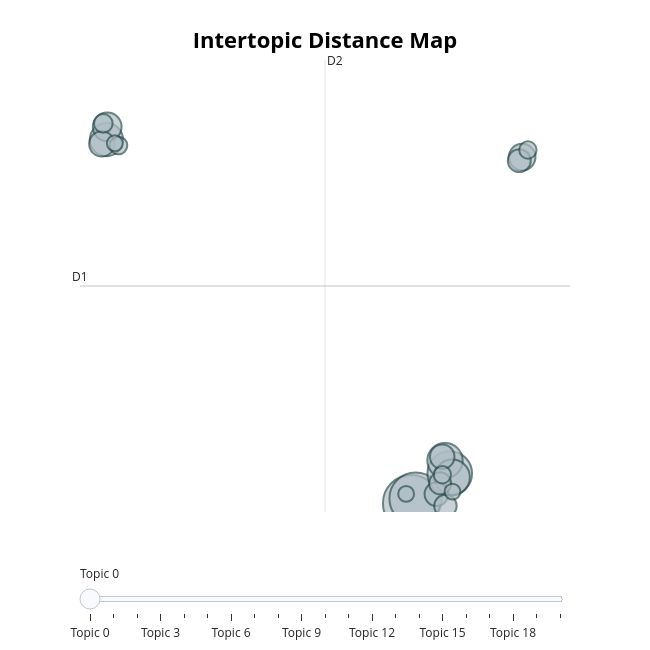

The code cell stored with this chart in its notebook:
### Markdown cell above
There are a bunch of cool visualizations and tools for understanding the topics. There are a bunch of them shown [on the BERTopic website](https://maartengr.github.io/BERTopic/getting_started/visualization/visualize_topics.html). Here are a few.

This first one visualizes the topics. We can see that they are fairly clustered.

### Code cell
topic_model.visualize_topics()

### Figure 1 — Plotly figure (JSON) as saved in the notebook; plotly's stock layout.template omitted (floating-point values rounded to 4 significant figures)
{"data": [{"customdata": [[0, "vaccines | mandates | mandate | vaccine | vaccinated", 330], [1, "texas | abortions | abortion | state | justices", 282], [2, "pence | memo | trump | told | mcconnell", 205], [3, "recall | ballots | newsom | voters | ballot", 129], [4, "capitol | rally | protesters | protest | dc", 129], [5, "biden | poll | approval | trump | joe", 114], [6, "haitians | haitian | migrants | deportation | immigrants", 85], [7, "dems | plan | democrats | plans | taxes", 73], [8, "manchin | biden | bill | senator | joe", 66], [9, "biden | arizona | gop | won | 2020", 62], [10, "milley | treason | call | strike | defends", 58], [11, "mcconnell | debt | mitch | senate | bill", 54], [12, "extremists | attacks | terrorists | terrorism | violent", 52], [13, "gala | aoc | rich | dress | met", 50], [14, "ambassadors | recalls | ambassador | envoys | diplomatic", 36], [15, "civilians | drone | militants | strikes | pentagon", 32], [16, "indicted | indictment | accused | counsel | alleged", 31], [17, "democrats | bill | compromise | senate | dems", 31], [18, "blinken | afghan | taliban | biden | afghanistan", 26], [19, "blocked | violating | masks | mandates | imposed", 26], [20, "sues | lawsuit | taxpayers | trump | niece", 26]], "hovertemplate": "<b>Topic %{customdata[0]}</b><br>%{customdata[1]}<br>Size: %{customdata[2]}", "legendgroup": "", "marker": {"color": "#B0BEC5", "line": {"color": "DarkSlateGrey", "width": 2}, "size": [330, 282, 205, 129, 129, 114, 85, 73, 66, 62, 58, 54, 52, 50, 36, 32, 31, 31, 26, 26, 26], "sizemode": "area", "sizeref": 0.2062, "symbol": "circle"}, "mode": "markers", "name": "", "orientation": "v", "showlegend": false, "type": "scatter", "x": [8.544, 8.772, 10.55, 10.3, 10.68, -7.336, -7.294, 14.33, -7.577, 10.16, 9.858, 14.17, 10.33, 10.05, -7.5, -6.709, 10.16, 14.62, -6.899, 8.279, 10.69], "xaxis": "x", "y": [1.817, 2.016, 3.071, 3.612, 2.91, 17.13, 17.66, 16.39, 16.95, 3.778, 2.202, 16.24, 1.704, 2.653, 17.81, 16.88, 3.018, 16.69, 16.97, 2.211, 2.305], "yaxis": "y"}], "layout": {"annotations": [{"showarrow": false, "text": "D1", "x": -8.713, "y": 10.96, "yshift": 10}, {"showarrow": false, "text": "D2", "x": 4.052, "xshift": 10, "y": 20.48}], "height": 650, "hoverlabel": {"bgcolor": "white", "font": {"family": "Rockwell", "size": 16}}, "legend": {"itemsizing": "constant", "tracegroupgap": 0}, "margin": {"t": 60}, "shapes": [{"line": {"color": "#CFD8DC", "width": 2}, "type": "line", "x0": 4.052, "x1": 4.052, "y0": 1.449, "y1": 20.48}, {"line": {"color": "#9E9E9E", "width": 2}, "type": "line", "x0": -8.713, "x1": 16.82, "y0": 10.96, "y1": 10.96}], "sliders": [{"active": 0, "pad": {"t": 50}, "steps": [{"args": [{"marker.color": [["red", "#B0BEC5", "#B0BEC5", "#B0BEC5", "#B0BEC5", "#B0BEC5", "#B0BEC5", "#B0BEC5", "#B0BEC5", "#B0BEC5", "#B0BEC5", "#B0BEC5", "#B0BEC5", "#B0BEC5", "#B0BEC5", "#B0BEC5", "#B0BEC5", "#B0BEC5", "#B0BEC5", "#B0BEC5", "#B0BEC5"]]}], "label": "Topic 0", "method": "update"}, {"args": [{"marker.color": [["#B0BEC5", "red", "#B0BEC5", "#B0BEC5", "#B0BEC5", "#B0BEC5", "#B0BEC5", "#B0BEC5", "#B0BEC5", "#B0BEC5", "#B0BEC5", "#B0BEC5", "#B0BEC5", "#B0BEC5", "#B0BEC5", "#B0BEC5", "#B0BEC5", "#B0BEC5", "#B0BEC5", "#B0BEC5", "#B0BEC5"]]}], "label": "Topic 1", "method": "update"}, {"args": [{"marker.color": [["#B0BEC5", "#B0BEC5", "red", "#B0BEC5", "#B0BEC5", "#B0BEC5", "#B0BEC5", "#B0BEC5", "#B0BEC5", "#B0BEC5", "#B0BEC5", "#B0BEC5", "#B0BEC5", "#B0BEC5", "#B0BEC5", "#B0BEC5", "#B0BEC5", "#B0BEC5", "#B0BEC5", "#B0BEC5", "#B0BEC5"]]}], "label": "Topic 2", "method": "update"}, {"args": [{"marker.color": [["#B0BEC5", "#B0BEC5", "#B0BEC5", "red", "#B0BEC5", "#B0BEC5", "#B0BEC5", "#B0BEC5", "#B0BEC5", "#B0BEC5", "#B0BEC5", "#B0BEC5", "#B0BEC5", "#B0BEC5", "#B0BEC5", "#B0BEC5", "#B0BEC5", "#B0BEC5", "#B0BEC5", "#B0BEC5", "#B0BEC5"]]}], "label": "Topic 3", "method": "update"}, {"args": [{"marker.color": [["#B0BEC5", "#B0BEC5", "#B0BEC5", "#B0BEC5", "red", "#B0BEC5", "#B0BEC5", "#B0BEC5", "#B0BEC5", "#B0BEC5", "#B0BEC5", "#B0BEC5", "#B0BEC5", "#B0BEC5", "#B0BEC5", "#B0BEC5", "#B0BEC5", "#B0BEC5", "#B0BEC5", "#B0BEC5", "#B0BEC5"]]}], "label": "Topic 4", "method": "update"}, {"args": [{"marker.color": [["#B0BEC5", "#B0BEC5", "#B0BEC5", "#B0BEC5", "#B0BEC5", "red", "#B0BEC5", "#B0BEC5", "#B0BEC5", "#B0BEC5", "#B0BEC5", "#B0BEC5", "#B0BEC5", "#B0BEC5", "#B0BEC5", "#B0BEC5", "#B0BEC5", "#B0BEC5", "#B0BEC5", "#B0BEC5", "#B0BEC5"]]}], "label": "Topic 5", "method": "update"}, {"args": [{"marker.color": [["#B0BEC5", "#B0BEC5", "#B0BEC5", "#B0BEC5", "#B0BEC5", "#B0BEC5", "red", "#B0BEC5", "#B0BEC5", "#B0BEC5", "#B0BEC5", "#B0BEC5", "#B0BEC5", "#B0BEC5", "#B0BEC5", "#B0BEC5", "#B0BEC5", "#B0BEC5", "#B0BEC5", "#B0BEC5", "#B0BEC5"]]}], "label": "Topic 6", "method": "update"}, {"args": [{"marker.color": [["#B0BEC5", "#B0BEC5", "#B0BEC5", "#B0BEC5", "#B0BEC5", "#B0BEC5", "#B0BEC5", "red", "#B0BEC5", "#B0BEC5", "#B0BEC5", "#B0BEC5", "#B0BEC5", "#B0BEC5", "#B0BEC5", "#B0BEC5", "#B0BEC5", "#B0BEC5", "#B0BEC5", "#B0BEC5", "#B0BEC5"]]}], "label": "Topic 7", "method": "update"}, {"args": [{"marker.color": [["#B0BEC5", "#B0BEC5", "#B0BEC5", "#B0BEC5", "#B0BEC5", "#B0BEC5", "#B0BEC5", "#B0BEC5", "red", "#B0BEC5", "#B0BEC5", "#B0BEC5", "#B0BEC5", "#B0BEC5", "#B0BEC5", "#B0BEC5", "#B0BEC5", "#B0BEC5", "#B0BEC5", "#B0BEC5", "#B0BEC5"]]}], "label": "Topic 8", "method": "update"}, {"args": [{"marker.color": [["#B0BEC5", "#B0BEC5", "#B0BEC5", "#B0BEC5", "#B0BEC5", "#B0BEC5", "#B0BEC5", "#B0BEC5", "#B0BEC5", "red", "#B0BEC5", "#B0BEC5", "#B0BEC5", "#B0BEC5", "#B0BEC5", "#B0BEC5", "#B0BEC5", "#B0BEC5", "#B0BEC5", "#B0BEC5", "#B0BEC5"]]}], "label": "Topic 9", "method": "update"}, {"args": [{"marker.color": [["#B0BEC5", "#B0BEC5", "#B0BEC5", "#B0BEC5", "#B0BEC5", "#B0BEC5", "#B0BEC5", "#B0BEC5", "#B0BEC5", "#B0BEC5", "red", "#B0BEC5", "#B0BEC5", "#B0BEC5", "#B0BEC5", "#B0BEC5", "#B0BEC5", "#B0BEC5", "#B0BEC5", "#B0BEC5", "#B0BEC5"]]}], "label": "Topic 10", "method": "update"}, {"args": [{"marker.color": [["#B0BEC5", "#B0BEC5", "#B0BEC5", "#B0BEC5", "#B0BEC5", "#B0BEC5", "#B0BEC5", "#B0BEC5", "#B0BEC5", "#B0BEC5", "#B0BEC5", "red", "#B0BEC5", "#B0BEC5", "#B0BEC5", "#B0BEC5", "#B0BEC5", "#B0BEC5", "#B0BEC5", "#B0BEC5", "#B0BEC5"]]}], "label": "Topic 11", "method": "update"}, {"args": [{"marker.color": [["#B0BEC5", "#B0BEC5", "#B0BEC5", "#B0BEC5", "#B0BEC5", "#B0BEC5", "#B0BEC5", "#B0BEC5", "#B0BEC5", "#B0BEC5", "#B0BEC5", "#B0BEC5", "red", "#B0BEC5", "#B0BEC5", "#B0BEC5", "#B0BEC5", "#B0BEC5", "#B0BEC5", "#B0BEC5", "#B0BEC5"]]}], "label": "Topic 12", "method": "update"}, {"args": [{"marker.color": [["#B0BEC5", "#B0BEC5", "#B0BEC5", "#B0BEC5", "#B0BEC5", "#B0BEC5", "#B0BEC5", "#B0BEC5", "#B0BEC5", "#B0BEC5", "#B0BEC5", "#B0BEC5", "#B0BEC5", "red", "#B0BEC5", "#B0BEC5", "#B0BEC5", "#B0BEC5", "#B0BEC5", "#B0BEC5", "#B0BEC5"]]}], "label": "Topic 13", "method": "update"}, {"args": [{"marker.color": [["#B0BEC5", "#B0BEC5", "#B0BEC5", "#B0BEC5", "#B0BEC5", "#B0BEC5", "#B0BEC5", "#B0BEC5", "#B0BEC5", "#B0BEC5", "#B0BEC5", "#B0BEC5", "#B0BEC5", "#B0BEC5", "red", "#B0BEC5", "#B0BEC5", "#B0BEC5", "#B0BEC5", "#B0BEC5", "#B0BEC5"]]}], "label": "Topic 14", "method": "update"}, {"args": [{"marker.color": [["#B0BEC5", "#B0BEC5", "#B0BEC5", "#B0BEC5", "#B0BEC5", "#B0BEC5", "#B0BEC5", "#B0BEC5", "#B0BEC5", "#B0BEC5", "#B0BEC5", "#B0BEC5", "#B0BEC5", "#B0BEC5", "#B0BEC5", "red", "#B0BEC5", "#B0BEC5", "#B0BEC5", "#B0BEC5", "#B0BEC5"]]}], "label": "Topic 15", "method": "update"}, {"args": [{"marker.color": [["#B0BEC5", "#B0BEC5", "#B0BEC5", "#B0BEC5", "#B0BEC5", "#B0BEC5", "#B0BEC5", "#B0BEC5", "#B0BEC5", "#B0BEC5", "#B0BEC5", "#B0BEC5", "#B0BEC5", "#B0BEC5", "#B0BEC5", "#B0BEC5", "red", "#B0BEC5", "#B0BEC5", "#B0BEC5", "#B0BEC5"]]}], "label": "Topic 16", "method": "update"}, {"args": [{"marker.color": [["#B0BEC5", "#B0BEC5", "#B0BEC5", "#B0BEC5", "#B0BEC5", "#B0BEC5", "#B0BEC5", "#B0BEC5", "#B0BEC5", "#B0BEC5", "#B0BEC5", "#B0BEC5", "#B0BEC5", "#B0BEC5", "#B0BEC5", "#B0BEC5", "#B0BEC5", "red", "#B0BEC5", "#B0BEC5", "#B0BEC5"]]}], "label": "Topic 17", "method": "update"}, {"args": [{"marker.color": [["#B0BEC5", "#B0BEC5", "#B0BEC5", "#B0BEC5", "#B0BEC5", "#B0BEC5", "#B0BEC5", "#B0BEC5", "#B0BEC5", "#B0BEC5", "#B0BEC5", "#B0BEC5", "#B0BEC5", "#B0BEC5", "#B0BEC5", "#B0BEC5", "#B0BEC5", "#B0BEC5", "red", "#B0BEC5", "#B0BEC5"]]}], "label": "Topic 18", "method": "update"}, {"args": [{"marker.color": [["#B0BEC5", "#B0BEC5", "#B0BEC5", "#B0BEC5", "#B0BEC5", "#B0BEC5", "#B0BEC5", "#B0BEC5", "#B0BEC5", "#B0BEC5", "#B0BEC5", "#B0BEC5", "#B0BEC5", "#B0BEC5", "#B0BEC5", "#B0BEC5", "#B0BEC5", "#B0BEC5", "#B0BEC5", "red", "#B0BEC5"]]}], "label": "Topic 19", "method": "update"}, {"args": [{"marker.color": [["#B0BEC5", "#B0BEC5", "#B0BEC5", "#B0BEC5", "#B0BEC5", "#B0BEC5", "#B0BEC5", "#B0BEC5", "#B0BEC5", "#B0BEC5", "#B0BEC5", "#B0BEC5", "#B0BEC5", "#B0BEC5", "#B0BEC5", "#B0BEC5", "#B0BEC5", "#B0BEC5", "#B0BEC5", "#B0BEC5", "red"]]}], "label": "Topic 20", "method": "update"}]}], "title": {"font": {"color": "Black", "size": 22}, "text": "<b>Intertopic Distance Map</b>", "x": 0.5, "xanchor": "center", "y": 0.95, "yanchor": "top"}, "width": 650, "xaxis": {"anchor": "y", "domain": [0, 1], "range": [-8.713, 16.82], "title": {"text": ""}, "visible": false}, "yaxis": {"anchor": "x", "domain": [0, 1], "range": [1.449, 20.48], "title": {"text": ""}, "visible": false}}}
